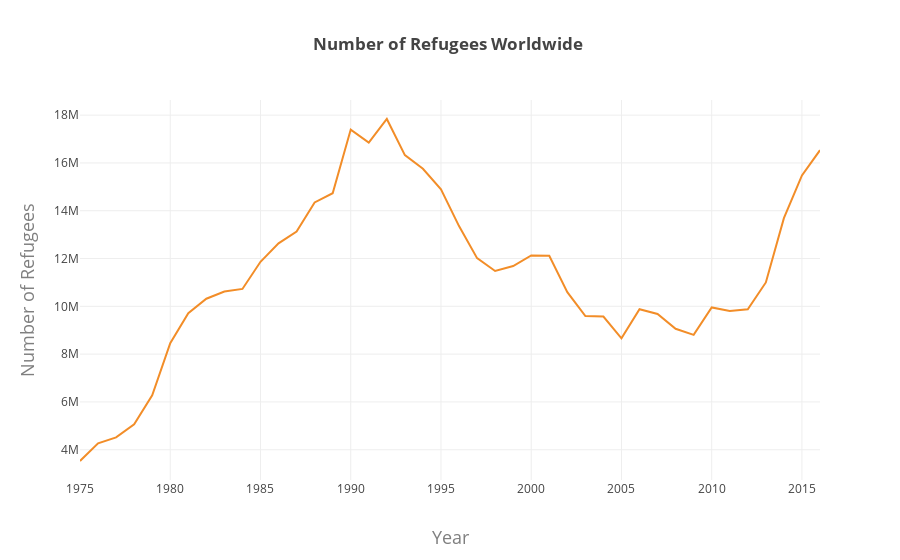

The cell this chart's notebook holds for it:
### Code cell
trace = go.Scatter(
                x=df_tseries ['Year'],
                y=df_tseries ['Total Refugees'],
                mode = 'lines',
                line = dict(color = "#F28D28"),
                opacity = 1)

data = [trace]

layout = dict(
    title='<b>Number of Refugees Worldwide </b>',
        xaxis=go.layout.XAxis(
        title=go.layout.xaxis.Title(
            text='Year',
            font=dict(

                size=18,
                color='#7f7f7f'
            )
        )
    ),
    yaxis=go.layout.YAxis(
        title=go.layout.yaxis.Title(
            text='Number of Refugees',
            font=dict(

                size=18,
                color='#7f7f7f'
            )
        )
    )
    
)

        
fig = go.Figure(data=data, layout=layout)

iplot(fig, filename='Refugees in the World')

### Figure 1 — Plotly figure (JSON) as saved in the notebook; plotly's stock layout.template omitted (floating-point values rounded to 4 significant figures)
{"data": [{"line": {"color": "#F28D28"}, "mode": "lines", "opacity": 1, "type": "scatter", "uid": "be274d57-cc9f-40cb-88a8-6c8733f92f0d", "x": [1975, 1976, 1977, 1978, 1979, 1980, 1981, 1982, 1983, 1984, 1985, 1986, 1987, 1988, 1989, 1990, 1991, 1992, 1993, 1994, 1995, 1996, 1997, 1998, 1999, 2000, 2001, 2002, 2003, 2004, 2005, 2006, 2007, 2008, 2009, 2010, 2011, 2012, 2013, 2014, 2015, 2016], "y": [3529434, 4270631, 4518659, 5065844, 6279912, 8454937, 9714306, 10319369, 10620803, 10728326, 11863562, 12633974, 13128347, 14347051, 14732934, 17395979, 16854795, 17838074, 16325525, 15753690, 14896086, 13357087, 12015350, 11480860, 11687225, 12129572, 12116835, 10594055, 9592795, 9573397, 8661994, 9877695, 9679646, 9061589, 8806865, 9952409, 9800860, 9879254, 11000167, 13690829, 15479355, 16533413]}], "layout": {"title": {"text": "<b>Number of Refugees Worldwide </b>"}, "xaxis": {"title": {"font": {"color": "#7f7f7f", "size": 18}, "text": "Year"}}, "yaxis": {"title": {"font": {"color": "#7f7f7f", "size": 18}, "text": "Number of Refugees"}}}}
